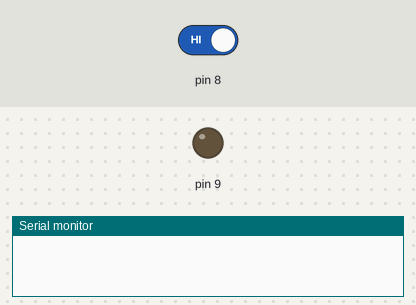
The sketch below on a simulated Arduino Uno, built with avr-gcc and run on an emulated ATmega328P. Shown: output pins drawn as LEDs (lit = HIGH), the last lines printed to the serial monitor. Inputs (shaded band) come from the test bench; at power-on: pin 8 HIGH.

Above: at 1.2 s.
1.3 s: pin 8 driven LOW
At 2.1 s:
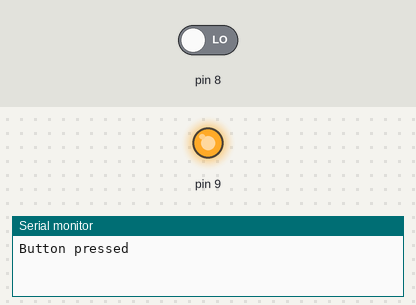
2.8 s: pin 8 driven HIGH
At 3.6 s:
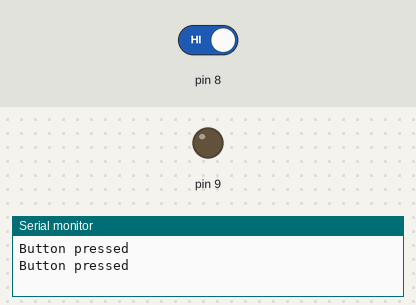
Timing chart, 0 to 5.8 s (numbered marks = the images above; inputs shaded):
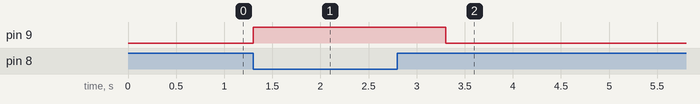

The sketch:

bcheck.ino
```cpp
#include <LiquidCrystal.h>


void setup() {
 pinMode(8,INPUT);
 pinMode(9, OUTPUT);

 Serial.begin(9600);

}

void loop() {
  int i=0;
 while(1)
 {
    i=digitalRead(8);
    if (i==0)
    {
    Serial.println("Button pressed");
    digitalWrite(9,1);
    delay(1000);
  }
   else
   {
    digitalWrite(9, 0);
    }

  }

}
```

Measured:
- after the input at 1.3 s, pin 9: LOW → HIGH at once
- after the input at 2.8 s, pin 9: HIGH → LOW after 0.50 s
